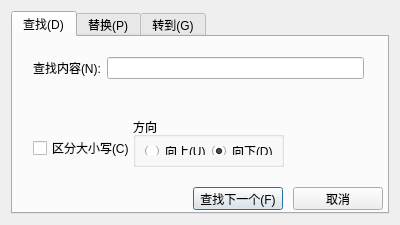
<?xml version="1.0" encoding="UTF-8"?>
<ui version="4.0">
 <class>SearchDialog</class>
 <widget class="QDialog" name="SearchDialog">
  <property name="windowModality">
   <enum>Qt::NonModal</enum>
  </property>
  <property name="geometry">
   <rect>
    <x>0</x>
    <y>0</y>
    <width>400</width>
    <height>225</height>
   </rect>
  </property>
  <property name="sizePolicy">
   <sizepolicy hsizetype="Fixed" vsizetype="Fixed">
    <horstretch>0</horstretch>
    <verstretch>0</verstretch>
   </sizepolicy>
  </property>
  <property name="windowTitle">
   <string>查找和替换</string>
  </property>
  <layout class="QHBoxLayout" name="horizontalLayout">
   <item>
    <widget class="QTabWidget" name="tabWidget">
     <property name="currentIndex">
      <number>0</number>
     </property>
     <widget class="QWidget" name="Find">
      <property name="whatsThis">
       <string>查找</string>
      </property>
      <attribute name="title">
       <string>查找(D)</string>
      </attribute>
      <widget class="QCheckBox" name="MatchCase_checkBox_1">
       <property name="geometry">
        <rect>
         <x>20</x>
         <y>103</y>
         <width>101</width>
         <height>16</height>
        </rect>
       </property>
       <property name="text">
        <string>区分大小写(C)</string>
       </property>
      </widget>
      <widget class="QGroupBox" name="groupBox_1">
       <property name="geometry">
        <rect>
         <x>120</x>
         <y>80</y>
         <width>151</width>
         <height>50</height>
        </rect>
       </property>
       <property name="title">
        <string>方向</string>
       </property>
       <layout class="QVBoxLayout" name="verticalLayout">
        <item>
         <layout class="QHBoxLayout" name="horizontalLayout_2">
          <item>
           <widget class="QRadioButton" name="Up_radioButton_1">
            <property name="text">
             <string>向上(U)</string>
            </property>
           </widget>
          </item>
          <item>
           <widget class="QRadioButton" name="Down_radioButton_1">
            <property name="text">
             <string>向下(D)</string>
            </property>
            <property name="checked">
             <bool>true</bool>
            </property>
           </widget>
          </item>
         </layout>
        </item>
       </layout>
      </widget>
      <widget class="QPushButton" name="FindNext_pushButton_1">
       <property name="geometry">
        <rect>
         <x>180</x>
         <y>150</y>
         <width>90</width>
         <height>23</height>
        </rect>
       </property>
       <property name="whatsThis">
        <string>查找不到下一个</string>
       </property>
       <property name="text">
        <string>查找下一个(F)</string>
       </property>
       <property name="default">
        <bool>true</bool>
       </property>
      </widget>
      <widget class="QPushButton" name="Cancel_pushButton_1">
       <property name="geometry">
        <rect>
         <x>280</x>
         <y>150</y>
         <width>90</width>
         <height>23</height>
        </rect>
       </property>
       <property name="text">
        <string>取消</string>
       </property>
      </widget>
      <widget class="QWidget" name="layoutWidget">
       <property name="geometry">
        <rect>
         <x>20</x>
         <y>20</y>
         <width>331</width>
         <height>22</height>
        </rect>
       </property>
       <layout class="QHBoxLayout" name="horizontalLayout_1">
        <item>
         <widget class="QLabel" name="FindWhat_label_1">
          <property name="whatsThis">
           <string>&lt;html&gt;&lt;head/&gt;&lt;body&gt;&lt;p&gt;&lt;span style=&quot; font-size:10pt; font-weight:600;&quot;&gt;查找失败！&lt;/span&gt;&lt;/p&gt;&lt;/body&gt;&lt;/html&gt;</string>
          </property>
          <property name="text">
           <string>查找内容(N):</string>
          </property>
         </widget>
        </item>
        <item>
         <widget class="QLineEdit" name="FindWhat_lineEdit_1"/>
        </item>
       </layout>
      </widget>
     </widget>
     <widget class="QWidget" name="Replace">
      <attribute name="title">
       <string>替换(P)</string>
      </attribute>
      <widget class="QWidget" name="layoutWidget">
       <property name="geometry">
        <rect>
         <x>20</x>
         <y>20</y>
         <width>331</width>
         <height>22</height>
        </rect>
       </property>
       <layout class="QHBoxLayout" name="horizontalLayout_4">
        <item>
         <widget class="QLabel" name="FindWhat_label_2">
          <property name="text">
           <string>查找内容(N):</string>
          </property>
         </widget>
        </item>
        <item>
         <widget class="QLineEdit" name="FindWhat_lineEdit_2"/>
        </item>
       </layout>
      </widget>
      <widget class="QGroupBox" name="groupBox_2">
       <property name="geometry">
        <rect>
         <x>120</x>
         <y>80</y>
         <width>151</width>
         <height>50</height>
        </rect>
       </property>
       <property name="title">
        <string>方向</string>
       </property>
       <layout class="QVBoxLayout" name="verticalLayout_2">
        <item>
         <layout class="QHBoxLayout" name="horizontalLayout_3">
          <item>
           <widget class="QRadioButton" name="Up_radioButton_2">
            <property name="text">
             <string>向上(U)</string>
            </property>
           </widget>
          </item>
          <item>
           <widget class="QRadioButton" name="Down_radioButton_2">
            <property name="text">
             <string>向下(D)</string>
            </property>
            <property name="checked">
             <bool>true</bool>
            </property>
           </widget>
          </item>
         </layout>
        </item>
       </layout>
      </widget>
      <widget class="QCheckBox" name="MatchCase_checkBox_2">
       <property name="geometry">
        <rect>
         <x>20</x>
         <y>103</y>
         <width>101</width>
         <height>16</height>
        </rect>
       </property>
       <property name="text">
        <string>区分大小写(C)</string>
       </property>
      </widget>
      <widget class="QPushButton" name="FindNext_pushButton_2">
       <property name="geometry">
        <rect>
         <x>180</x>
         <y>150</y>
         <width>90</width>
         <height>23</height>
        </rect>
       </property>
       <property name="text">
        <string>查找下一个(F)</string>
       </property>
       <property name="default">
        <bool>true</bool>
       </property>
      </widget>
      <widget class="QPushButton" name="Cancel_pushButton_2">
       <property name="geometry">
        <rect>
         <x>280</x>
         <y>150</y>
         <width>90</width>
         <height>23</height>
        </rect>
       </property>
       <property name="text">
        <string>取消</string>
       </property>
      </widget>
      <widget class="QWidget" name="layoutWidget_2">
       <property name="geometry">
        <rect>
         <x>20</x>
         <y>50</y>
         <width>331</width>
         <height>22</height>
        </rect>
       </property>
       <layout class="QHBoxLayout" name="horizontalLayout_5">
        <item>
         <widget class="QLabel" name="ReplaceWith_label">
          <property name="text">
           <string>替换为(P):  </string>
          </property>
         </widget>
        </item>
        <item>
         <widget class="QLineEdit" name="ReplaceWith_lineEdit"/>
        </item>
       </layout>
      </widget>
      <widget class="QPushButton" name="ReplaceAll_pushButton">
       <property name="geometry">
        <rect>
         <x>280</x>
         <y>120</y>
         <width>90</width>
         <height>23</height>
        </rect>
       </property>
       <property name="text">
        <string>全部替换(A)</string>
       </property>
      </widget>
      <widget class="QPushButton" name="Replace_pushButton">
       <property name="geometry">
        <rect>
         <x>280</x>
         <y>90</y>
         <width>90</width>
         <height>23</height>
        </rect>
       </property>
       <property name="text">
        <string>替换(R)</string>
       </property>
      </widget>
     </widget>
     <widget class="QWidget" name="Goto">
      <property name="whatsThis">
       <string>跳行</string>
      </property>
      <attribute name="title">
       <string>转到(G)</string>
      </attribute>
      <widget class="QPushButton" name="Cancel_pushButton_3">
       <property name="geometry">
        <rect>
         <x>280</x>
         <y>150</y>
         <width>90</width>
         <height>23</height>
        </rect>
       </property>
       <property name="text">
        <string>取消</string>
       </property>
      </widget>
      <widget class="QPushButton" name="Goto_pushButton">
       <property name="geometry">
        <rect>
         <x>180</x>
         <y>150</y>
         <width>90</width>
         <height>23</height>
        </rect>
       </property>
       <property name="whatsThis">
        <string>第 # 行不存在</string>
       </property>
       <property name="text">
        <string>转到</string>
       </property>
       <property name="default">
        <bool>true</bool>
       </property>
      </widget>
      <widget class="QWidget" name="layoutWidget_3">
       <property name="geometry">
        <rect>
         <x>20</x>
         <y>50</y>
         <width>331</width>
         <height>22</height>
        </rect>
       </property>
       <layout class="QHBoxLayout" name="horizontalLayout_6">
        <item>
         <widget class="QLabel" name="LineNo_label">
          <property name="whatsThis">
           <string>&lt;html&gt;&lt;head/&gt;&lt;body&gt;&lt;p&gt;&lt;span style=&quot; font-size:10pt; font-weight:600;&quot;&gt;行号错误!&lt;/span&gt;&lt;/p&gt;&lt;/body&gt;&lt;/html&gt;</string>
          </property>
          <property name="text">
           <string>行号(L):    </string>
          </property>
         </widget>
        </item>
        <item>
         <widget class="QLineEdit" name="LineNo_lineEdit"/>
        </item>
       </layout>
      </widget>
     </widget>
    </widget>
   </item>
  </layout>
 </widget>
 <resources/>
 <connections/>
 <slots>
  <slot>on_FindTab_clicked()</slot>
  <slot>on_ReplaceTab_clicked()</slot>
  <slot>on_Goto_clicked()</slot>
 </slots>
</ui>
